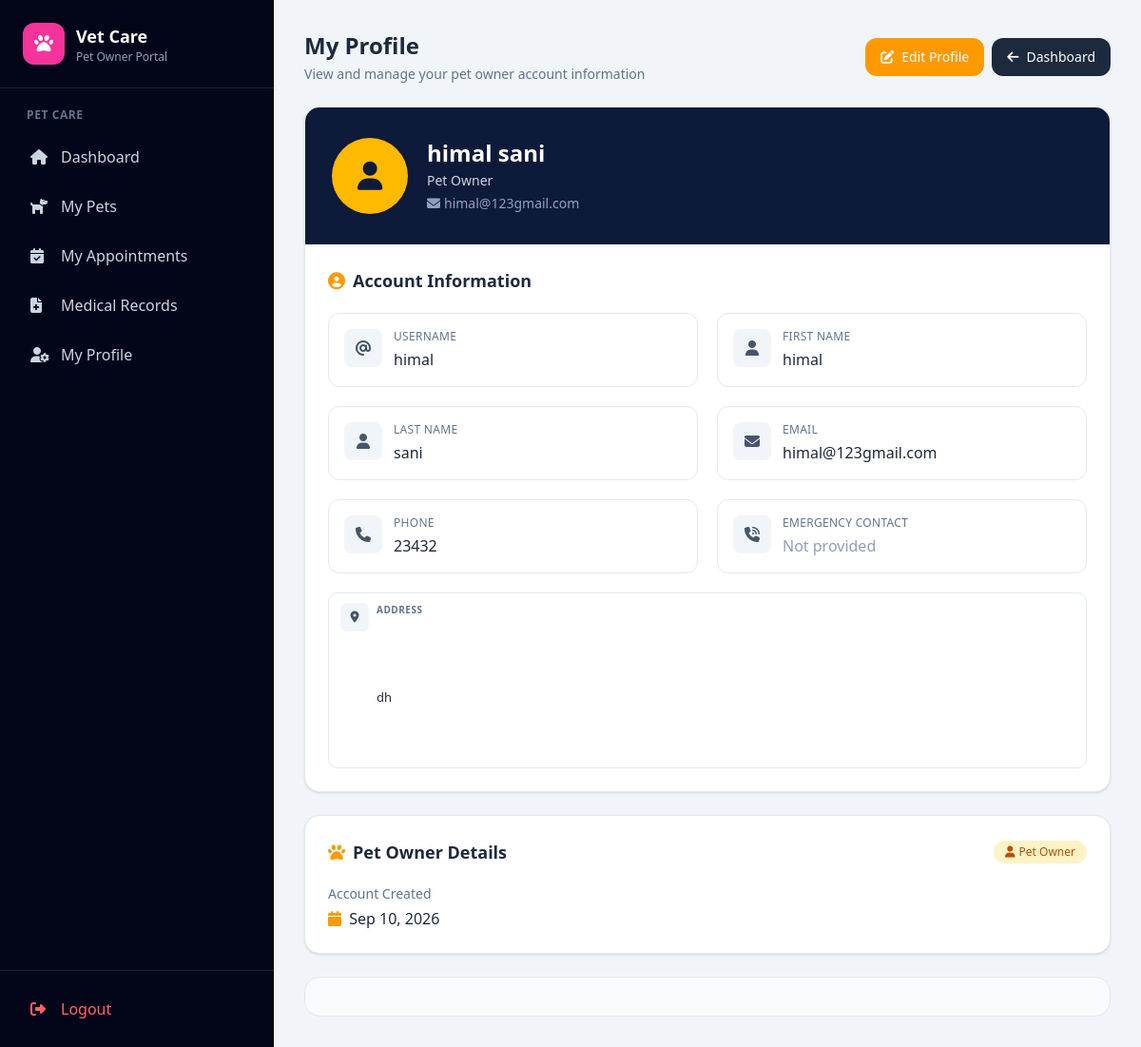
Page /owner/profile/ (signed in) on the earlier database version.
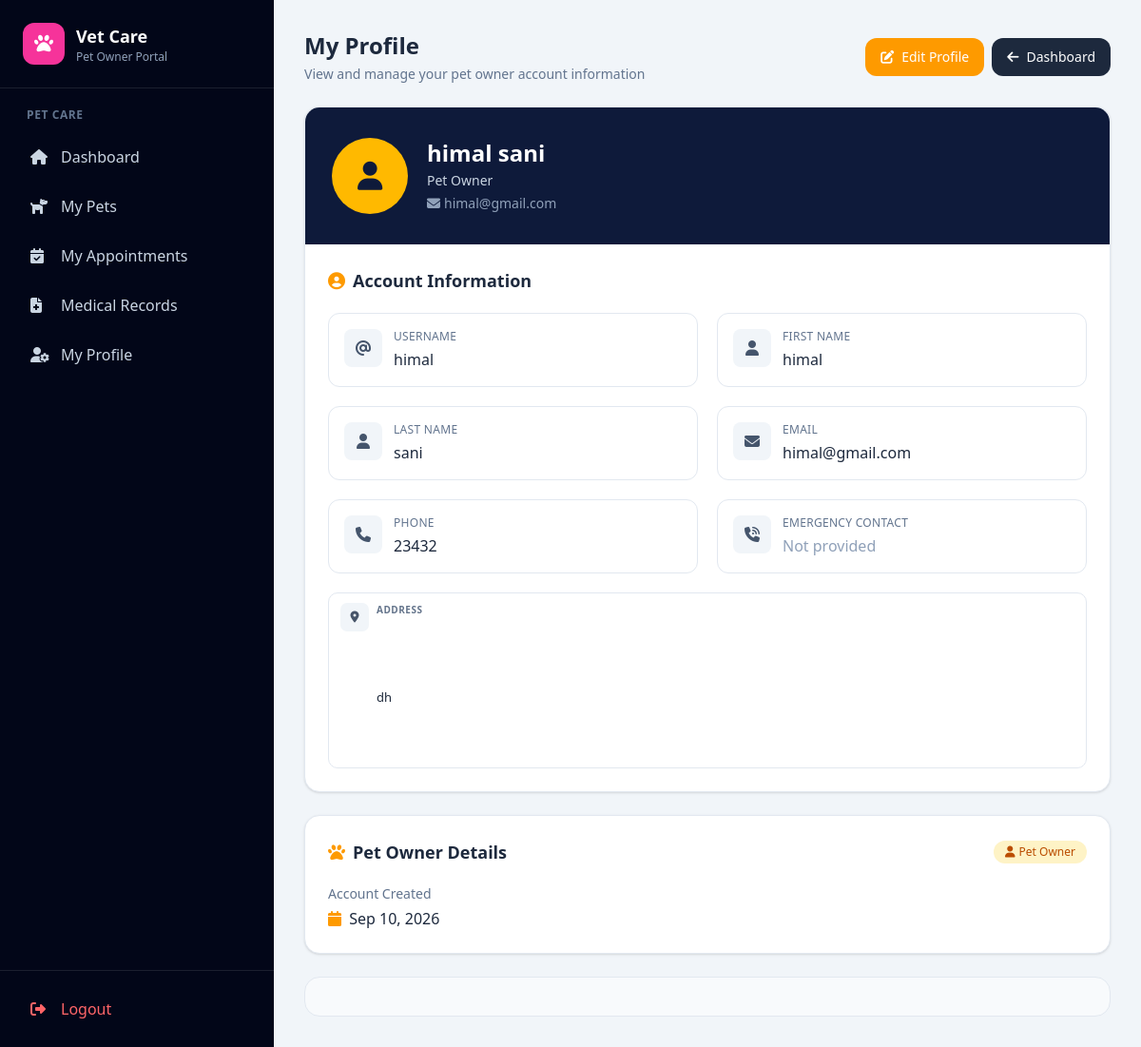
Same page on the later database version.
### account/models.py (models this page shows, shortened)
class User(AbstractUser):
    ADMIN = "ADMIN"
    VETERINARIAN = "VETERINARIAN"
    PET_OWNER = "PET_OWNER"
    ROLE_CHOICES = [
        (ADMIN, "Admin"),
        (VETERINARIAN, "Veterinarian"),
        (PET_OWNER, "Pet Owner"),
    ]
    role = models.CharField(
        max_length=20,
        choices=ROLE_CHOICES,
        default=PET_OWNER
    )
    phone = models.CharField(
        max_length=15,
        blank=True,
        null=True
    )
    address = models.TextField(
        blank=True,
        null=True
    )
    created_at = models.DateTimeField(
        auto_now_add=True
    )
    updated_at = models.DateTimeField(
        auto_now=True
    )

### account/views.py (the view)
@login_required
def owner_profile(request):
    if request.user.role != User.PET_OWNER:
        messages.error(
            request,
            "You are not authorized to view this profile."
        )
        return redirect("dashboard")
    user = request.user
    pet_owner_profile = getattr(
        user,
        "pet_owner_profile",
        None
    )
    if pet_owner_profile is None:
        pet_owner_profile = PetOwnerProfile.objects.create(
            user=user
        )
    context = {
        "user": user,
        "pet_owner_profile": pet_owner_profile,
    }
    return render(
        request,
        "account/owner_profile.html",
        context
    )

### account/templates/account/owner_profile.html (shortened to what the changed rows need)
{% extends "ownerbase.html" %}
{% block content %}
<div class="w-full max-w-5xl mx-auto px-0 sm:px-2 lg:px-0 space-y-5 sm:space-y-6">
    <div class="flex flex-col gap-4 sm:flex-row sm:items-center sm:justify-between">
        <div class="min-w-0">
            <h1 class="text-xl sm:text-2xl font-bold text-slate-800">
                My Profile
            </h1>
        </div>
    </div>
    <div
        class="overflow-hidden
               rounded-2xl
               border border-slate-200
               bg-white
               shadow-sm"
    >
        <div
            class="bg-[#0e1a3a]
                   px-5 py-6
                   sm:px-7 sm:py-8"
        >
            <div
                class="flex
                       flex-col
                       items-center
                       gap-4
                       text-center
                       sm:flex-row
                       sm:items-center
                       sm:gap-5
                       sm:text-left"
            >
                <div class="min-w-0 max-w-full">
                    <h2
                        class="break-words
                               text-xl
                               font-bold
                               leading-tight
                               text-white
                               sm:text-2xl"
                    >
                        {% if user.get_full_name %}
                            {{ user.get_full_name }}
                        {% else %}
                            {{ user.username|title }}
                        {% endif %}
                    </h2>
                    <p
                        class="mt-1
                               text-sm
                               text-slate-300"
                    >
                        Pet Owner
                    </p>
                    {% if user.email %}
                    <p
                        class="mt-1
                               flex
                               max-w-full
                               items-center
                               justify-center
                               gap-1
                               break-all
                               text-xs
                               text-slate-400
                               sm:justify-start
                               sm:text-sm"
                    >
                        <i class="fa-solid fa-envelope shrink-0"></i>
                        <span class="break-all">
                            {{ user.email }}
                        </span>
                    </p>
                    {% endif %}
                </div>
            </div>
        </div>
        <div class="p-4 sm:p-6">
            <div
                class="grid
                       grid-cols-1
                       gap-4
                       sm:gap-5
                       md:grid-cols-2"
            >
                <div
                    class="min-w-0
                           rounded-xl
                           border border-slate-200
                           p-4
                           transition
                           hover:border-slate-300
                           hover:shadow-sm"
                >
                    <div class="flex min-w-0 items-start gap-3">
                        <div class="min-w-0 flex-1">
                            <p
                                class="text-xs
                                       font-medium
                                       uppercase
                                       tracking-wide
                                       text-slate-500"
                            >
                                Username
                            </p>
                            <p
                                class="mt-1
                                       break-all
                                       text-sm
                                       font-medium
                                       text-slate-800
                                       sm:text-base"
                            >
                                {{ user.username }}
                            </p>
                        </div>
                    </div>
                </div>
                <div
                    class="min-w-0
                           rounded-xl
                           border border-slate-200
                           p-4
                           transition
                           hover:border-slate-300
                           hover:shadow-sm"
                >
                    <div class="flex min-w-0 items-start gap-3">
                        <div class="min-w-0 flex-1">
                            <p
                                class="text-xs
                                       font-medium
                                       uppercase
                                       tracking-wide
                                       text-slate-500"
                            >
                                First Name
                            </p>
                            <p
                                class="mt-1
                                       break-words
                                       text-sm
                                       font-medium
                                       text-slate-800
                                       sm:text-base"
                            >
                                {% if user.first_name %}
                                    {{ user.first_name }}
                                {% else %}
                                    <span class="text-slate-400">
                                        Not provided
                                    </span>
                                {% endif %}
                            </p>
                        </div>
                    </div>
                </div>
                <div
                    class="min-w-0
                           rounded-xl
                           border border-slate-200
                           p-4
                           transition
                           hover:border-slate-300
                           hover:shadow-sm"
                >
                    <div class="flex min-w-0 items-start gap-3">
                        <div class="min-w-0 flex-1">
                            <p
                                class="text-xs
                                       font-medium
                                       uppercase
                                       tracking-wide
                                       text-slate-500"
                            >
                                Last Name
                            </p>
                            <p
                                class="mt-1
                                       break-words
                                       text-sm
                                       font-medium
                                       text-slate-800
                                       sm:text-base"
                            >
                                {% if user.last_name %}
                                    {{ user.last_name }}
                                {% else %}
                                    <span class="text-slate-400">
                                        Not provided
                                    </span>
                                {% endif %}
                            </p>
                        </div>
                    </div>
                </div>
                <div
                    class="min-w-0
                           rounded-xl
                           border border-slate-200
                           p-4
                           transition
                           hover:border-slate-300
                           hover:shadow-sm"
                >
                    <div class="flex min-w-0 items-start gap-3">
                        <div class="min-w-0 flex-1">
                            <p
                                class="text-xs
                                       font-medium
                                       uppercase
                                       tracking-wide
                                       text-slate-500"
                            >
                                Email
                            </p>
                            <p
                                class="mt-1
                                       break-all
                                       text-sm
                                       font-medium
                                       text-slate-800
                                       sm:text-base"
                            >
                                {% if user.email %}
                                    {{ user.email }}
                                {% else %}
                                    <span class="text-slate-400">
                                        Not provided
                                    </span>
                                {% endif %}
                            </p>
                        </div>
                    </div>
                </div>
                <div
                    class="min-w-0
                           rounded-xl
                           border border-slate-200
                           p-4
                           transition
                           hover:border-slate-300
                           hover:shadow-sm"
                >
                    <div class="flex min-w-0 items-start gap-3">
                        <div class="min-w-0 flex-1">
                            <p
                                class="text-xs
                                       font-medium
                                       uppercase
                                       tracking-wide
                                       text-slate-500"
                            >
                                Phone
                            </p>
                            <p
                                class="mt-1
                                       break-all
                                       text-sm
                                       font-medium
                                       text-slate-800
                                       sm:text-base"
                            >
                                {% if user.phone %}
                                    {{ user.phone }}
                                {% else %}
                                    <span class="text-slate-400">
                                        Not provided
                                    </span>
                                {% endif %}
                            </p>
                        </div>
                    </div>
                </div>
                <div class="address-box md:col-span-2">
                    <div class="address-content">
                        <p class="address-label">
                            Address
                        </p>
                        <p class="address-value">
                            {% if user.address %}
                                {{ user.address }}
                            {% else %}
                                <span>
                                    Not provided
                                </span>
                            {% endif %}
                        </p>
                    </div>
                </div>
            </div>
        </div>
    </div>
    {% if pet_owner_profile %}
    <div
        class="rounded-2xl
               border border-slate-200
               bg-white
               p-4
               shadow-sm
               sm:p-6"
    >
        <div
            class="grid
                   grid-cols-1
                   gap-5
                   md:grid-cols-2"
        >
            <div class="min-w-0">
                <p class="text-sm text-slate-500">
                    Account Created
                </p>
                <p
                    class="mt-1
                           text-sm
                           font-medium
                           text-slate-800
                           sm:text-base"
                >
                    {% if user.created_at %}
                        <i
                            class="fa-solid
                                   fa-calendar
                                   mr-1
                                   text-amber-500"
                        ></i>
                        {{ user.created_at|date:"M d, Y" }}
                    {% else %}
                        <span class="text-slate-400">
                            Not available
                        </span>
                    {% endif %}
                </p>
            </div>
        </div>
    </div>
    {% endif %}
</div>
{% endblock %}

Differences in the rows shown:
changed User "himal sani": email "himal@123gmail.com" → "himal@gmail.com"
